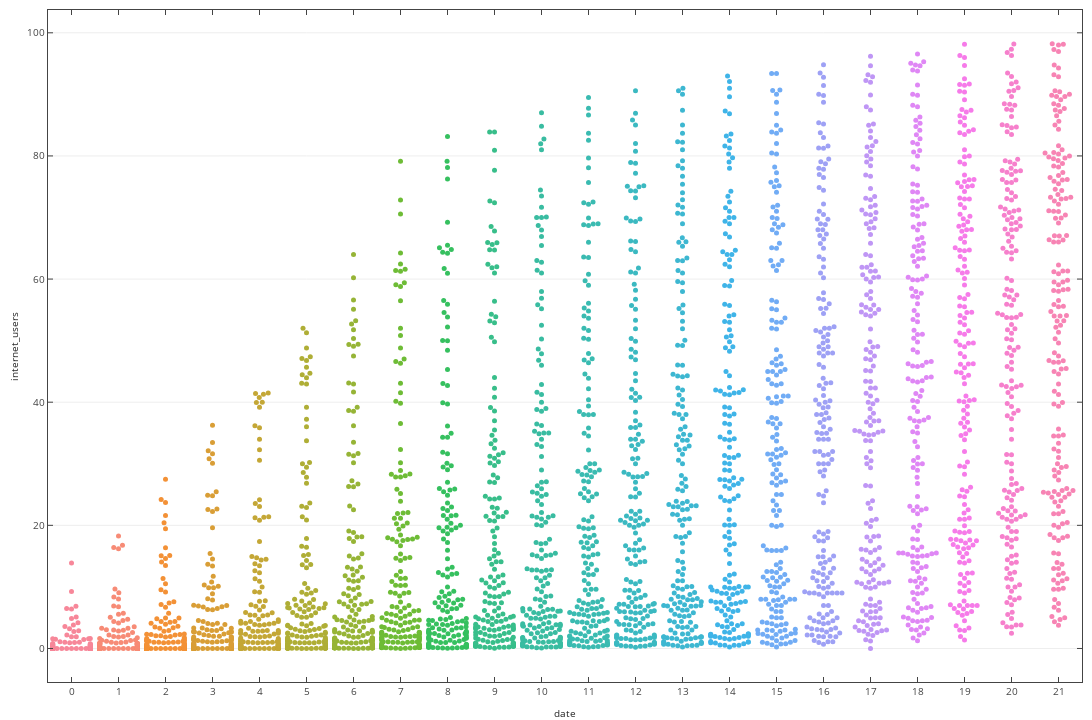

Notebook source saved alongside this figure:
### Code cell
f, ax = plt.subplots(figsize=(20,10))
ax = sns.swarmplot(x='date', y ='internet_users', data = cleaned)
plt.tight_layout()
plotly_fig = tls.mpl_to_plotly( f)
iplot(plotly_fig, filename='mpl-cycle-linestyles')

### Figure 1 — Plotly figure (JSON) as saved in the notebook; plotly's stock layout.template omitted (floating-point values rounded to 4 significant figures; data arrays with more than 128 entries replaced by an {"elided": "..."} marker saying what was removed)
{"data": [{"marker": {"color": {"elided": "161 str values"}, "line": {"color": "rgba(69,69,69,1.0)", "width": 0}, "size": 5, "symbol": "circle"}, "mode": "markers", "type": "scatter", "uid": "eb21d838-145f-41c5-bfee-18e05b4b7705", "x": {"elided": "161 float values"}, "xaxis": "x", "y": {"elided": "161 float values"}, "yaxis": "y"}, {"marker": {"color": {"elided": "169 str values"}, "line": {"color": "rgba(69,69,69,1.0)", "width": 0}, "size": 5, "symbol": "circle"}, "mode": "markers", "type": "scatter", "uid": "6ca4d24a-e73c-49de-9f14-574596754afe", "x": {"elided": "169 float values"}, "xaxis": "x", "y": {"elided": "169 float values"}, "yaxis": "y"}, {"marker": {"color": {"elided": "168 str values"}, "line": {"color": "rgba(69,69,69,1.0)", "width": 0}, "size": 5, "symbol": "circle"}, "mode": "markers", "type": "scatter", "uid": "3f635d39-9440-4312-b991-faff5577c116", "x": {"elided": "168 float values"}, "xaxis": "x", "y": {"elided": "168 float values"}, "yaxis": "y"}, {"marker": {"color": {"elided": "170 str values"}, "line": {"color": "rgba(69,69,69,1.0)", "width": 0}, "size": 5, "symbol": "circle"}, "mode": "markers", "type": "scatter", "uid": "21b4a990-64ac-4a7e-8f04-7d07342c6a46", "x": {"elided": "170 float values"}, "xaxis": "x", "y": {"elided": "170 float values"}, "yaxis": "y"}, {"marker": {"color": {"elided": "171 str values"}, "line": {"color": "rgba(69,69,69,1.0)", "width": 0}, "size": 5, "symbol": "circle"}, "mode": "markers", "type": "scatter", "uid": "f7568f39-0e7e-44ea-a84a-d45eeef041d3", "x": {"elided": "171 float values"}, "xaxis": "x", "y": {"elided": "171 float values"}, "yaxis": "y"}, {"marker": {"color": {"elided": "172 str values"}, "line": {"color": "rgba(69,69,69,1.0)", "width": 0}, "size": 5, "symbol": "circle"}, "mode": "markers", "type": "scatter", "uid": "31fc82e9-1cdc-4149-9fc5-d3266369cde9", "x": {"elided": "172 float values"}, "xaxis": "x", "y": {"elided": "172 float values"}, "yaxis": "y"}, {"marker": {"color": {"elided": "175 str values"}, "line": {"color": "rgba(69,69,69,1.0)", "width": 0}, "size": 5, "symbol": "circle"}, "mode": "markers", "type": "scatter", "uid": "b4fb372c-a3fb-4376-81e6-1b96384af994", "x": {"elided": "175 float values"}, "xaxis": "x", "y": {"elided": "175 float values"}, "yaxis": "y"}, {"marker": {"color": {"elided": "176 str values"}, "line": {"color": "rgba(69,69,69,1.0)", "width": 0}, "size": 5, "symbol": "circle"}, "mode": "markers", "type": "scatter", "uid": "0159ebb0-56eb-498d-9178-a1d4e37d8788", "x": {"elided": "176 float values"}, "xaxis": "x", "y": {"elided": "176 float values"}, "yaxis": "y"}, {"marker": {"color": {"elided": "171 str values"}, "line": {"color": "rgba(69,69,69,1.0)", "width": 0}, "size": 5, "symbol": "circle"}, "mode": "markers", "type": "scatter", "uid": "51001147-d675-435f-884b-a855660f9181", "x": {"elided": "171 float values"}, "xaxis": "x", "y": {"elided": "171 float values"}, "yaxis": "y"}, {"marker": {"color": {"elided": "170 str values"}, "line": {"color": "rgba(69,69,69,1.0)", "width": 0}, "size": 5, "symbol": "circle"}, "mode": "markers", "type": "scatter", "uid": "811e4e22-2efd-4623-bee7-cc187d8355e2", "x": {"elided": "170 float values"}, "xaxis": "x", "y": {"elided": "170 float values"}, "yaxis": "y"}, {"marker": {"color": {"elided": "172 str values"}, "line": {"color": "rgba(69,69,69,1.0)", "width": 0}, "size": 5, "symbol": "circle"}, "mode": "markers", "type": "scatter", "uid": "747d901e-4a6d-4e90-931d-c112520fd28f", "x": {"elided": "172 float values"}, "xaxis": "x", "y": {"elided": "172 float values"}, "yaxis": "y"}, {"marker": {"color": {"elided": "171 str values"}, "line": {"color": "rgba(69,69,69,1.0)", "width": 0}, "size": 5, "symbol": "circle"}, "mode": "markers", "type": "scatter", "uid": "17a37f2c-a3f0-4796-bc26-561d17b100c0", "x": {"elided": "171 float values"}, "xaxis": "x", "y": {"elided": "171 float values"}, "yaxis": "y"}, {"marker": {"color": {"elided": "179 str values"}, "line": {"color": "rgba(69,69,69,1.0)", "width": 0}, "size": 5, "symbol": "circle"}, "mode": "markers", "type": "scatter", "uid": "fb8f2172-f0b6-4d05-ab17-11f6b422108b", "x": {"elided": "179 float values"}, "xaxis": "x", "y": {"elided": "179 float values"}, "yaxis": "y"}, {"marker": {"color": {"elided": "176 str values"}, "line": {"color": "rgba(69,69,69,1.0)", "width": 0}, "size": 5, "symbol": "circle"}, "mode": "markers", "type": "scatter", "uid": "128f209d-f2f0-4f6a-b34c-9dd3a443eb57", "x": {"elided": "176 float values"}, "xaxis": "x", "y": {"elided": "176 float values"}, "yaxis": "y"}, {"marker": {"color": {"elided": "177 str values"}, "line": {"color": "rgba(69,69,69,1.0)", "width": 0}, "size": 5, "symbol": "circle"}, "mode": "markers", "type": "scatter", "uid": "55f7011e-93ee-4102-9747-7e64797fda4b", "x": {"elided": "177 float values"}, "xaxis": "x", "y": {"elided": "177 float values"}, "yaxis": "y"}, {"marker": {"color": {"elided": "180 str values"}, "line": {"color": "rgba(69,69,69,1.0)", "width": 0}, "size": 5, "symbol": "circle"}, "mode": "markers", "type": "scatter", "uid": "39ea5544-a461-43b1-809d-3adb3d8f0b5b", "x": {"elided": "180 float values"}, "xaxis": "x", "y": {"elided": "180 float values"}, "yaxis": "y"}, {"marker": {"color": {"elided": "178 str values"}, "line": {"color": "rgba(69,69,69,1.0)", "width": 0}, "size": 5, "symbol": "circle"}, "mode": "markers", "type": "scatter", "uid": "b99be41e-3195-481e-8c6e-d29b54220a0b", "x": {"elided": "178 float values"}, "xaxis": "x", "y": {"elided": "178 float values"}, "yaxis": "y"}, {"marker": {"color": {"elided": "175 str values"}, "line": {"color": "rgba(69,69,69,1.0)", "width": 0}, "size": 5, "symbol": "circle"}, "mode": "markers", "type": "scatter", "uid": "55f4490a-0aed-448a-bd69-9ffa72b46321", "x": {"elided": "175 float values"}, "xaxis": "x", "y": {"elided": "175 float values"}, "yaxis": "y"}, {"marker": {"color": {"elided": "178 str values"}, "line": {"color": "rgba(69,69,69,1.0)", "width": 0}, "size": 5, "symbol": "circle"}, "mode": "markers", "type": "scatter", "uid": "9e0bd9c7-51b2-40a6-8605-29f81b77a822", "x": {"elided": "178 float values"}, "xaxis": "x", "y": {"elided": "178 float values"}, "yaxis": "y"}, {"marker": {"color": {"elided": "178 str values"}, "line": {"color": "rgba(69,69,69,1.0)", "width": 0}, "size": 5, "symbol": "circle"}, "mode": "markers", "type": "scatter", "uid": "bf10f16a-e85b-4650-a6b9-93733e78830f", "x": {"elided": "178 float values"}, "xaxis": "x", "y": {"elided": "178 float values"}, "yaxis": "y"}, {"marker": {"color": {"elided": "177 str values"}, "line": {"color": "rgba(69,69,69,1.0)", "width": 0}, "size": 5, "symbol": "circle"}, "mode": "markers", "type": "scatter", "uid": "affd9cfd-ba2e-4831-bdae-286e778c56d4", "x": {"elided": "177 float values"}, "xaxis": "x", "y": {"elided": "177 float values"}, "yaxis": "y"}, {"marker": {"color": {"elided": "176 str values"}, "line": {"color": "rgba(69,69,69,1.0)", "width": 0}, "size": 5, "symbol": "circle"}, "mode": "markers", "type": "scatter", "uid": "b0787ef5-fdbf-4c19-99b1-6942a8d838da", "x": {"elided": "176 float values"}, "xaxis": "x", "y": {"elided": "176 float values"}, "yaxis": "y"}], "layout": {"autosize": false, "height": 720, "hovermode": "closest", "margin": {"b": 38, "l": 48, "pad": 0, "r": 10, "t": 10}, "showlegend": false, "width": 1440, "xaxis": {"anchor": "y", "domain": [0, 1], "dtick": 1, "mirror": "ticks", "range": [-0.5, 21.5], "showgrid": false, "showline": true, "side": "bottom", "tick0": 0, "tickfont": {"size": 10}, "ticks": "inside", "title": {"font": {"color": "#262626", "size": 10}, "text": "date"}, "type": "linear", "zeroline": false}, "yaxis": {"anchor": "x", "domain": [0, 1], "mirror": "ticks", "nticks": 8, "range": [-5.445, 103.7], "showgrid": true, "showline": true, "side": "left", "tickfont": {"size": 10}, "ticks": "inside", "title": {"font": {"color": "#262626", "size": 10}, "text": "internet_users"}, "type": "linear", "zeroline": false}}}
